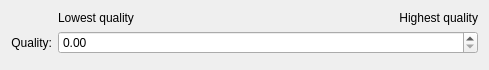
<?xml version="1.0" encoding="utf-8"?>
<ui version="4.0">
 <author>
    SPDX-FileCopyrightText: none
    SPDX-License-Identifier: GPL-3.0-or-later
  </author>
 <class>KisWdgOptionsQImageIO</class>
 <widget class="QWidget" name="KisWdgOptionsQImageIO">
  <property name="geometry">
   <rect>
    <x>0</x>
    <y>0</y>
    <width>489</width>
    <height>70</height>
   </rect>
  </property>
  <property name="windowTitle">
   <string>WebP Options</string>
  </property>
  <layout class="QVBoxLayout" name="verticalLayout">
   <item>
    <layout class="QGridLayout" name="gridLayout">
     <property name="leftMargin">
      <number>0</number>
     </property>
     <property name="topMargin">
      <number>0</number>
     </property>
     <property name="rightMargin">
      <number>0</number>
     </property>
     <property name="bottomMargin">
      <number>0</number>
     </property>
     <property name="spacing">
      <number>6</number>
     </property>
     <item column="2" row="0">
      <widget class="QLabel" name="textLabel3">
       <property name="whatsThis">
        <string>&lt;p&gt;Adjust the compression time. Better compression takes longer.
&lt;br&gt;Note: the compression level does not change the quality of the result.&lt;/p&gt;</string>
       </property>
       <property name="text">
        <string comment="The compression will take a long time; saving the file will be slow.">Highest quality</string>
       </property>
       <property name="alignment">
        <set>Qt::AlignRight|Qt::AlignTrailing|Qt::AlignVCenter</set>
       </property>
      </widget>
     </item>
     <item column="1" row="0">
      <widget class="QLabel" name="textLabel2">
       <property name="sizePolicy">
        <sizepolicy hsizetype="MinimumExpanding" vsizetype="Preferred">
         <horstretch>0</horstretch>
         <verstretch>0</verstretch>
        </sizepolicy>
       </property>
       <property name="whatsThis">
        <string>&lt;p&gt;Adjust the compression time. Better compression takes longer.
&lt;br&gt;Note: the compression level does not change the quality of the result.&lt;/p&gt;</string>
       </property>
       <property name="text">
        <string comment="The file will save fast but will not be compressed a lot">Lowest quality</string>
       </property>
      </widget>
     </item>
     <item column="0" row="1">
      <widget class="QLabel" name="textLabel1">
       <property name="toolTip">
        <string>Note:  100 uses lossless compression, everything below is lossy.</string>
       </property>
       <property name="whatsThis">
        <string>&lt;p&gt;Adjust image quality. The lower the quality, the more compression artifacts get introduced. &lt;br/&gt;Note: A quality of 100 switches to lossless compression similar to (but often more efficient than) PNG.&lt;/p&gt;</string>
       </property>
       <property name="text">
        <string>Quality:</string>
       </property>
       <property name="alignment">
        <set>Qt::AlignRight|Qt::AlignTrailing|Qt::AlignVCenter</set>
       </property>
      </widget>
     </item>
     <item colspan="2" column="1" row="1">
      <widget class="KisDoubleSliderSpinBox" name="imageQuality" native="true">
       <property name="sizePolicy">
        <sizepolicy hsizetype="Preferred" vsizetype="Preferred">
         <horstretch>0</horstretch>
         <verstretch>0</verstretch>
        </sizepolicy>
       </property>
       <property name="toolTip">
        <string>Note:  100 uses lossless compression, everything below is lossy.</string>
       </property>
       <property name="whatsThis">
        <string>&lt;p&gt;Adjust image quality. The lower the quality, the more compression artifacts get introduced. &lt;br/&gt;Note: A quality of 100 switches to lossless compression similar to (but often more efficient than) PNG.&lt;/p&gt;</string>
       </property>
      </widget>
     </item>
    </layout>
   </item>
   <item>
    <spacer name="spacer">
     <property name="orientation">
      <enum>Qt::Vertical</enum>
     </property>
     <property name="sizeType">
      <enum>QSizePolicy::Expanding</enum>
     </property>
     <property name="sizeHint" stdset="0">
      <size>
       <width>414</width>
       <height>16</height>
      </size>
     </property>
    </spacer>
   </item>
  </layout>
 </widget>
 <customwidgets>
  <customwidget>
   <class>KisDoubleSliderSpinBox</class>
   <extends>QDoubleSpinBox</extends>
   <header>kis_slider_spin_box.h</header>
   <container>1</container>
  </customwidget>
 </customwidgets>
 <resources/>
 <connections/>
</ui>
